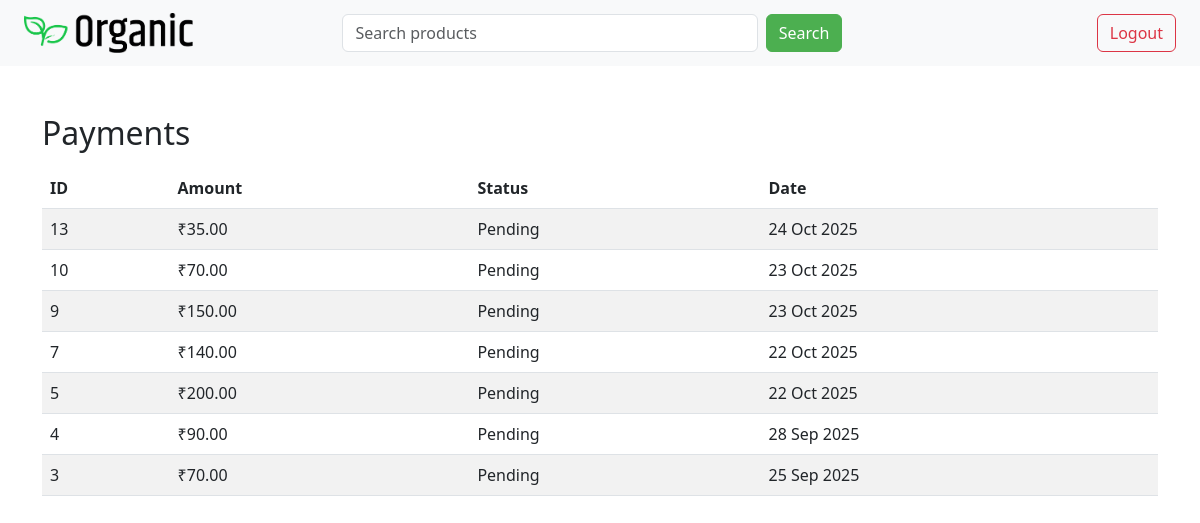
Screenshot of /farmerpayments/ (signed in) with the database file from the repository.
### home/models.py (models this page shows, shortened)
class FarmerPayment(models.Model):
    farmer = models.ForeignKey(User, on_delete=models.CASCADE)
    order_item = models.ForeignKey(OrderItem, on_delete=models.CASCADE)
    amount = models.DecimalField(max_digits=10, decimal_places=2)
    status = models.CharField(max_length=20, choices=[('Pending', 'Pending'), ('Completed', 'Completed')], default='Pending')
    created_at = models.DateTimeField(auto_now_add=True)

### home/views.py (the view)
# urls.py: path('farmerpayments/', farmer_paymentsfn),
@login_required
def farmer_paymentsfn(request):
    payments = FarmerPayment.objects.filter(farmer=request.user).order_by('-created_at')
    return render(request, 'farmer/payments.html', {'payments': payments})

### home/templates/farmer/payments.html
{% extends 'base.html' %}
{% block content %}
<div class="container mt-4">
  <h2>Payments</h2>
  <table class="table table-striped mt-3">
    <thead>
      <tr>
        <th>ID</th>
        <th>Amount</th>
        <th>Status</th>
        <th>Date</th>
      </tr>
    </thead>
    <tbody>
      {% for p in payments %}
      <tr>
        <td>{{ p.id }}</td>
        <td>₹{{ p.amount }}</td>
        <td>{{ p.status }}</td>
        <td>{{ p.created_at|date:"d M Y" }}</td>
      </tr>
      {% endfor %}
    </tbody>
  </table>
</div>
{% endblock %}

### rows the page displays
FarmerPayment: id "13", amount "35.00", status "Pending", created_at "24 Oct 2025"
FarmerPayment: id "10", amount "70.00", status "Pending", created_at "23 Oct 2025"
FarmerPayment: id "9", amount "150.00", status "Pending", created_at "23 Oct 2025"
FarmerPayment: id "7", amount "140.00", status "Pending", created_at "22 Oct 2025"
FarmerPayment: id "5", amount "200.00", status "Pending", created_at "22 Oct 2025"
FarmerPayment: id "4", amount "90.00", status "Pending", created_at "28 Sep 2025"
FarmerPayment: id "3", amount "70.00", status "Pending", created_at "25 Sep 2025"
